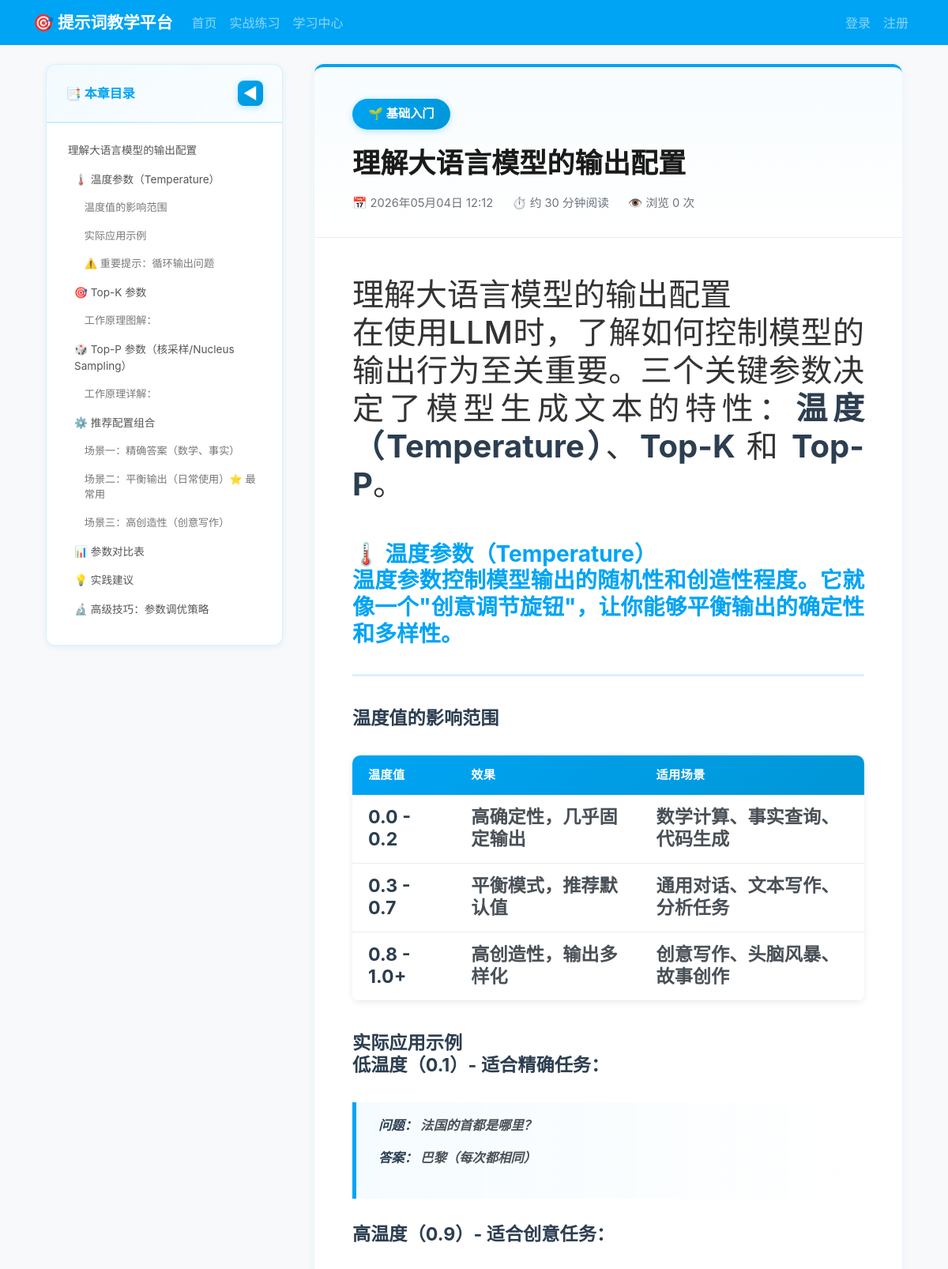
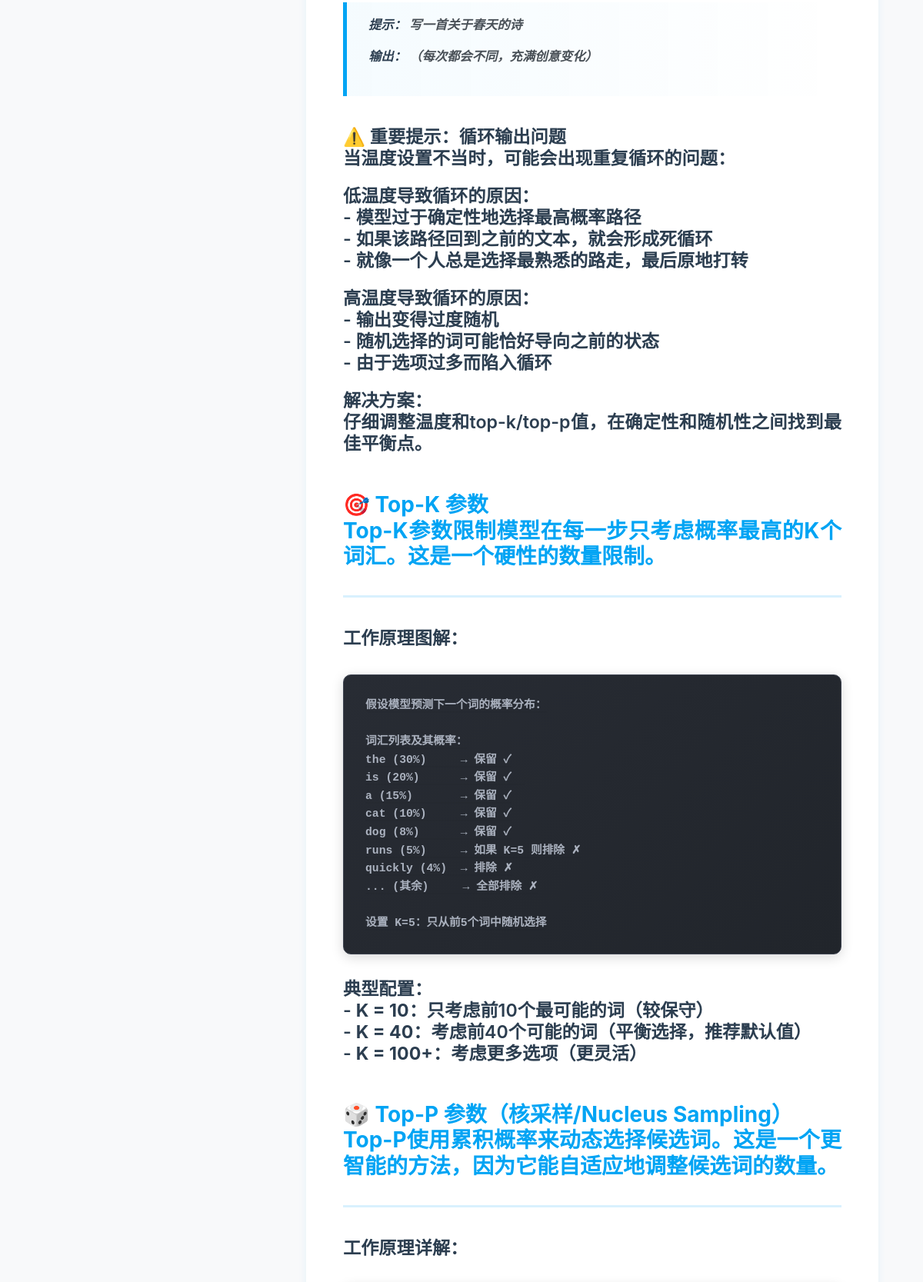
/learning/11/ (upper part), run on the app's committed database (2 pictures, top to bottom).
### learning/models.py (models this page shows, shortened)
class LearningMaterial(models.Model):
    CATEGORY_CHOICES = [
        ('basic', '基础入门'),
        ('intermediate', '进阶技巧'),
        ('advanced', '高级应用'),
        ('best_practices', '最佳实践'),
    ]
    title = models.CharField(max_length=200, verbose_name='标题')
    content = models.TextField(verbose_name='内容')
    category = models.CharField(max_length=20, choices=CATEGORY_CHOICES, default='basic', verbose_name='分类')
    order_index = models.IntegerField(default=0, verbose_name='排序')
    created_at = models.DateTimeField(auto_now_add=True, verbose_name='创建时间')
    class Meta:
        ordering = ['order_index', '-created_at']
        verbose_name = '学习资料'
        verbose_name_plural = '学习资料'
    @property
    def reading_time(self):
        minutes = len(self.content) // 100
        return max(1, minutes)  # 至少显示1分钟

### learning/views.py (the view)
# urls.py: path('<int:material_id>/', views.learning_detail, name='detail'),
def learning_detail(request, material_id):
    material = get_object_or_404(LearningMaterial, id=material_id)
    all_materials = LearningMaterial.objects.order_by('order_index', 'id')
    material_list = list(all_materials)
    current_index = None
    for idx, mat in enumerate(material_list):
        if mat.id == material.id:
            current_index = idx
            break
    prev_material = None
    next_material = None
    if current_index is not None:
        if current_index > 0:
            prev_material = material_list[current_index - 1]
        if current_index < len(material_list) - 1:
            next_material = material_list[current_index + 1]
    return render(request, 'learning_detail.html', {
        'material': material,
        'prev_material': prev_material,
        'next_material': next_material
    })

### learning/templatetags/learning_extras.py (called while the page is built)
@register.filter
def category_label(category):
    labels = {
        'basic': '🌱 基础入门',
        'intermediate': '⚡ 进阶技巧',
        'advanced': '🚀 高级应用',
        'best_practices': '💎 最佳实践',
    }
    return labels.get(category, str(category))

def generate_anchor(title):
    clean_title = re.sub(r'\*\*|\*|~~|__|_|`', '', title)
    anchor = re.sub(r'[^a-zA-Z0-9\u4e00-\u9fff]', '-', clean_title.lower())
    anchor = re.sub(r'-+', '-', anchor).strip('-')
    return anchor

@register.filter
def extract_toc(text):
    headings = []
    pattern = r'^(#{1,3})\s+(.+)$'
    for line in text.split('\n'):
        match = re.match(pattern, line.strip())
        if match:
            level = len(match.group(1))
            title = match.group(2).strip()
            clean_title = re.sub(r'\*\*|\*|~~|__|_|`', '', title)
            anchor = generate_anchor(title)
            headings.append({
                'level': level,
                'title': clean_title,
                'anchor': anchor
            })
    return headings

### core/templates/learning_detail.html (shortened to what this page needs)
{% extends 'base.html' %}
{% load learning_extras %}
{% block content %}
<div class="learning-page-wrapper">
    <div class="learning-container">
        <aside class="sidebar-toc" id="sidebarToc">
            <div class="toc-header">
                <h6>📑 本章目录</h6>
                <button class="toc-toggle-btn" onclick="toggleTOC()" title="折叠/展开目录">
                    <span class="toggle-icon">◀</span>
                </button>
            </div>
            <div class="toc-content" id="tocContent">
                {% with toc=material.content|extract_toc %}
                    {% for item in toc %}
                        <a href="#{{ item.anchor }}"
                           class="toc-item level-{{ item.level }}"
                           onclick="scrollToSection('{{ item.anchor }}')">
                            {{ item.title }}
                        </a>
                    {% empty %}
                        <div style="padding: 1rem 1.5rem; color: #999; font-size: 0.9rem;">
                            📝 暂无章节标题
                        </div>
                    {% endfor %}
                {% endwith %}
            </div>
        </aside>
        <main class="main-content">
            <article class="article-card">
                <header class="article-header">
                    <span class="badge-category">
                        {{ material.category|category_label }}
                    </span>
                    <h1 class="article-title">{{ material.title }}</h1>
                    <div class="article-meta">
                        <span class="meta-item">📅 {{ material.created_at|date:"Y年m月d日 H:i" }}</span>
                        <span class="meta-item">⏱️ 约 {{ material.reading_time }} 分钟阅读</span>
                        <span class="meta-item">👁️ 浏览 {{ material.view_count|default:'0' }} 次</span>
                    </div>
                </header>
                <div class="article-body">
                    {{ material.content|markdown_to_html|safe }}
                </div>
            </article>
        </main>
    </div>
</div>
{% endblock %}

### core/static/css/variables.css (style rules this page uses)
:root { --color-primary: rgb(0, 164, 244); --color-primary-light: #33B8F7; --color-primary-dark: #0089CC; --color-primary-gradient: linear-gradient(135deg, var(--color-primary) 0%, #0096d6 100%); --color-success: #10B981; --color-success-light: #E8F5E9; --color-warning: #F59E0B; --color-warning-light: #FFF3E0; --color-danger: #EF4444; --color-danger-light: #FCE4EC; --color-info: #3B82F6; --color-text-primary: #1a1a1a; --color-text-secondary: #2c3e50; --color-text-tertiary: #495057; --color-text-muted: #6c757d; --color-text-placeholder: #999; --color-bg-white: #ffffff; --color-bg-light: #f8f9fa; --color-bg-soft: #fafbfc; --color-bg-muted: #e9ecef; --color-bg-alt: #f1f3f5; --color-border: #dee2e6; --color-border-light: #e9ecef; --color-border-focus: rgba(13, 110, 253, 0.25); --space-xs: 0.25rem; --space-sm: 0.5rem; --space-md: 1rem; --space-lg: 1.5rem; --space-xl: 2rem; --space-2xl: 2.5rem; --space-3xl: 3rem; --radius-sm: 6px; --radius-md: 8px; --radius-lg: 10px; --radius-xl: 12px; --radius-16: 16px; --radius-20: 20px; --radius-full: 50%; --shadow-sm: 0 1px 2px rgba(0, 0, 0, 0.05); --shadow-md: 0 2px 4px rgba(0, 0, 0, 0.1); --shadow-lg: 0 4px 8px rgba(0, 0, 0, 0.15); --shadow-xl: 0 8px 16px rgba(0, 0, 0, 0.15); --shadow-primary: 0 2px 8px rgba(0, 164, 244, 0.3); --shadow-primary-hover: 0 4px 12px rgba(0, 164, 244, 0.5); --font-family-base: -apple-system, BlinkMacSystemFont, 'Segoe UI', Roboto, 'Helvetica Neue', Arial, sans-serif; --font-family-mono: 'Consolas', 'Monaco', monospace; --font-size-xs: 0.75rem; --font-size-sm: 0.85rem; --font-size-base: 0.95rem; --font-size-md: 1rem; --font-size-lg: 1.05rem; --font-size-xl: 1.1rem; --font-size-2xl: 1.3rem; --font-size-3xl: 1.75rem; --font-size-4xl: 2.2rem; --font-weight-normal: 400; --font-weight-medium: 500; --font-weight-semibold: 600; --font-weight-bold: 700; --font-weight-extrabold: 800; --line-height-tight: 1.25; --line-height-normal: 1.5; --line-height-relaxed: 1.6; --line-height-loose: 1.85; --transition-fast: 0.2s ease; --transition-normal: 0.3s ease; --transition-slow: 0.35s cubic-bezier(0.4, 0, 0.2, 1); --z-dropdown: 100; --z-sticky: 200; --z-fixed: 300; --z-modal-backdrop: 400; --z-modal: 500; --z-popover: 600; --z-tooltip: 700; }

### core/static/css/style.css (style rules this page uses)
body { font-family: -apple-system, BlinkMacSystemFont, 'Segoe UI', Roboto, 'Helvetica Neue', Arial, sans-serif; background-color: #f8f9fa; }
pre { white-space: pre-wrap; word-wrap: break-word; font-size: 0.9rem; }

### data on the page
LearningMaterial: category|category_label "🌱 基础入门", title "理解大语言模型的输出配置", created_at "2026年05月04日 12:12", reading_time "30", content "理解大语言模型的输出配置 在使用LLM时，了解如何控制模型的输出行为至关重要。三个关键参数决定了模型生成文本的特性： 温度（Temperature） 、 Top-K 和 Top-P 。 🌡️ 温度参数（Temperature） 温度参数控制模型输出的随机性和创造性程度。它就像一个\"创意调节旋钮\"，让你能够平衡输出的确定性和多样性。 温度值的影响范围 温度值 效果 适用场景 0.0 - 0.2 高确定性，几乎固定输出 数学计算、事实查询、代码生成 0.3 - 0.7 平衡模式，推荐默认值 通用对话、文本写作、分析任务 0.8 - 1.0+ 高创造性，输出多样化 创意写作、头脑风暴、故事创作 实际应用示例 低温度（0.1）- 适合精确任务： 问题： 法国的首都是哪里？ 答案： 巴黎（每次都相同） 高温度（0.9）- 适合创意任务： 提示： 写一首关于春天的诗 输出： （每次都会不同，充满创意变化） ⚠️ 重要提示：循环输出问题 当温度设置不当时，可能会出现重复循环的问题： 低温度导致循环的原因： - 模型过于确定性地选择最高概率路径 - 如果该路径回到之前的文本，就会形成死循环 - 就像一个人总是选择最熟悉的路走，最后原地打转 高温度导致循环的原因： - 输出变得过度随机 - 随机选择的词可能恰好导向之前的状态 - 由于选项过多而陷入循环 解决方案： 仔细调整温度和top-k/top-p值，在确定性和随机性之间找到最佳平衡点。 🎯 Top-K 参数 Top-K参数限制模型在每一步只考虑概率最高的K个词汇。这是一个硬性的数量限制。 工作原理图解： 假设模型预测下一个词的概率分布：…"

### other printed values
{{ item.title }} "理解大语言模型的输出配置" "🌡️ 温度参数（Temperature）" "温度值的影响范围" "实际应用示例" "⚠️ 重要提示：循环输出问题" "🎯 Top-K 参数" "工作原理图解：" "🎲 Top-P 参数（核采样/Nucleus Sampling）" "工作原理详解：" "⚙️ 推荐配置组合" "场景一：精确答案（数学、事实）" "场景二：平衡输出（日常使用）⭐ 最常用" "场景三：高创造性（创意写作）" "📊 参数对比表" "💡 实践建议" "🔬 高级技巧：参数调优策略"
{{ material.view_count|default:'0' }} "0"
